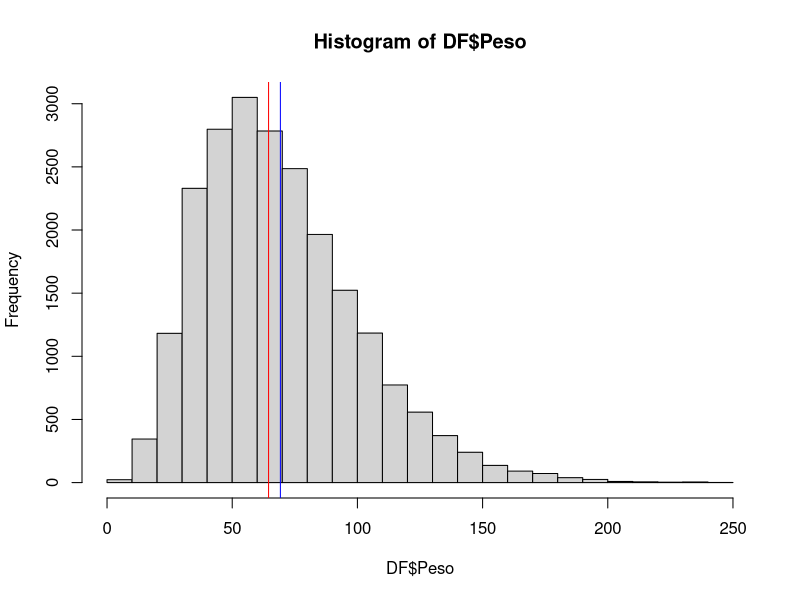

This figure's R source:
## ---- chunk 1
library(readr)
library(dplyr)
## ---- chunk 2
DF <- read_csv("Anchoveta_07_17.csv")
## ---- chunk 3
redo <- function(x){return (round(x,digits=2))}
## ---- chunk 4
table(DF$Barco)/100
## ---- chunk 5
redo(mean(table(DF$Barco)/100))
## ---- chunk 6
which.max((table(DF$Barco)/100))
## ---- chunk 7
(table(DF$Barco)/100)[(table(DF$Barco)/100) == max(table(DF$Barco)/100)]
## ---- chunk 8
range((table(DF$Barco)/100))
## ---- chunk 9
redo(table(DF$Sexo)/sum(table(DF$Sexo))*100)
## ---- chunk 10
redo(table(DF$Estacion,DF$Sexo)/rowSums(table(DF$Estacion,DF$Sexo))*100)
## ---- chunk 11
redo(median(DF$Largo))
## ---- chunk 12
redo(IQR(DF$Peso))
## ---- chunk 13
redo(diff(range(DF$Peso)))
## ---- chunk 14
hist(DF$Peso, breaks=30)
abline(v=c(median(DF$Peso), mean(DF$Peso)), col = c("red","blue"))
## ---- chunk 15

